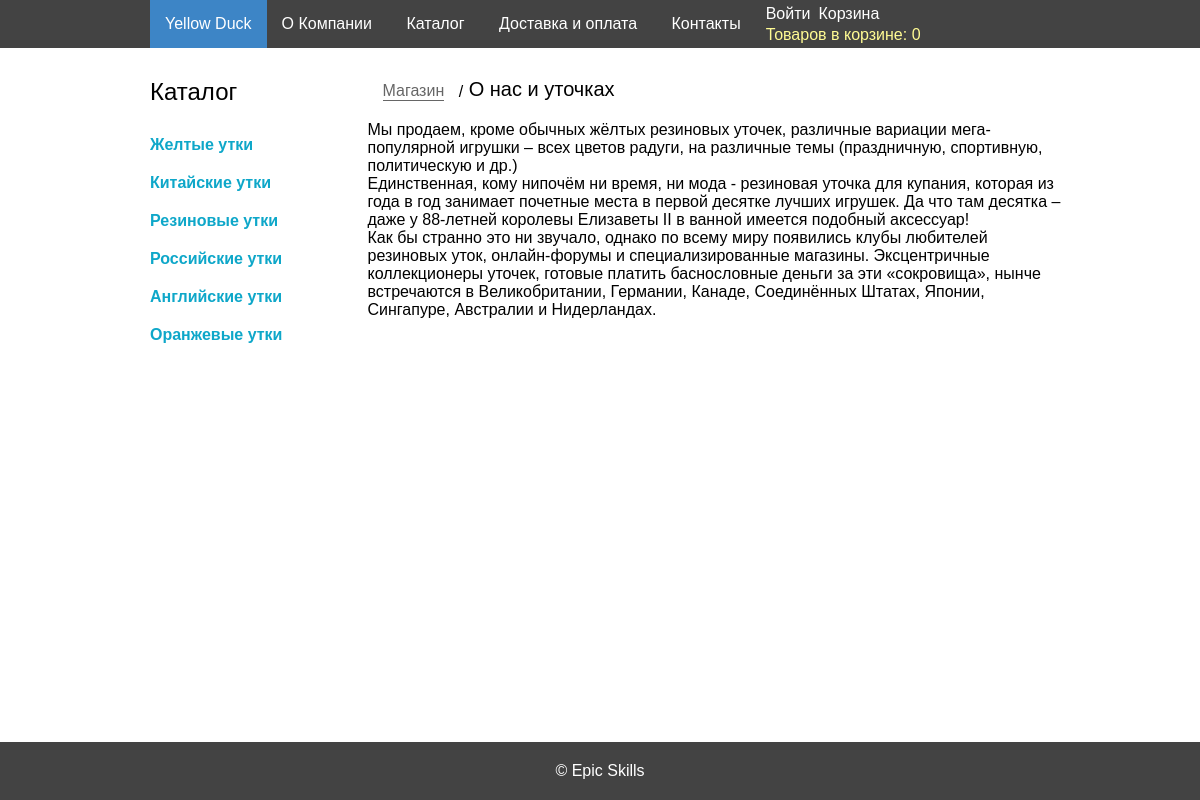
The app's page /company, older data.
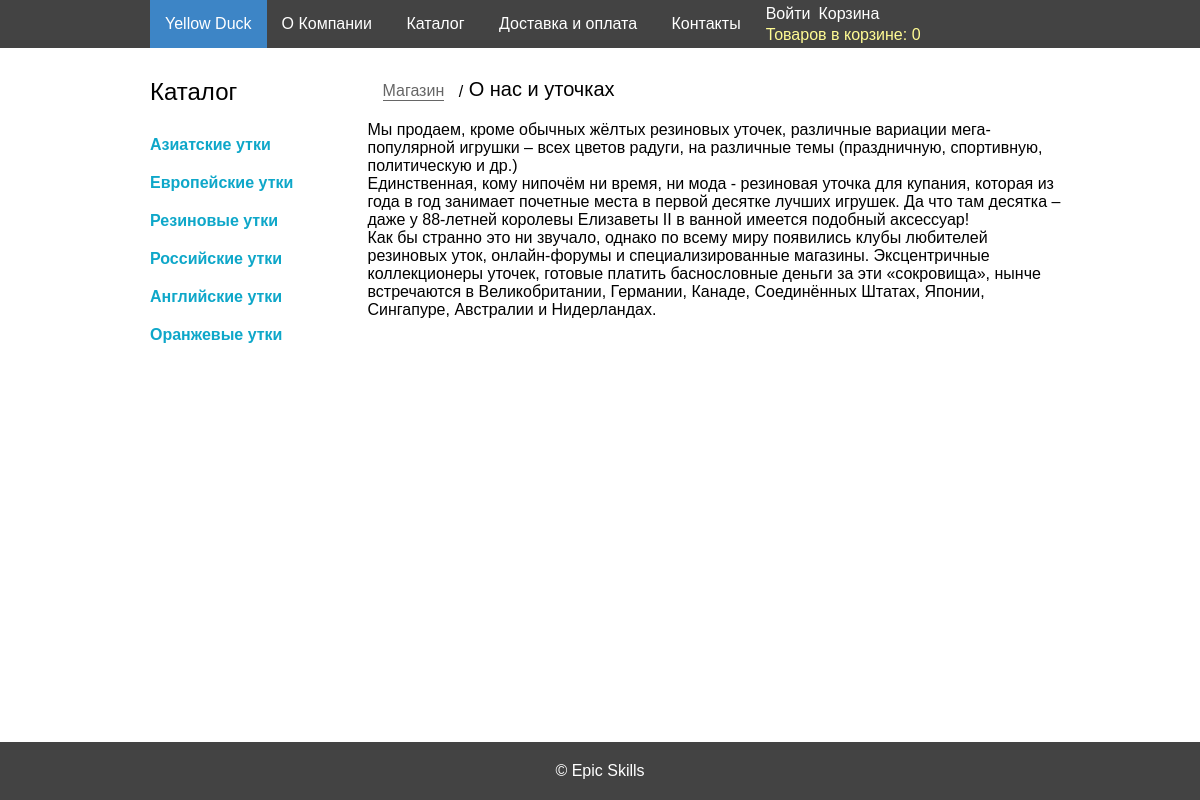
The same page, newer data.
### tables this page shows
CREATE TABLE `categories` ( 
	`id` Int( 11 ) AUTO_INCREMENT NOT NULL, 
	`title` VarChar( 255 ) NOT NULL,
	 PRIMARY KEY ( `id` )
 )
CHARACTER SET = utf8
COLLATE = utf8_general_ci;

### src/autoload.php (called while the page is built, shortened)
<?php
function autoload($className) {
    $src_path = __DIR__ . '/../src/';
    $className = ltrim($className, '\\');
    $fileName  = '';
    if ($lastNsPos = strrpos($className, '\\')) {
        $namespace = substr($className, 0, $lastNsPos);
        $className = substr($className, $lastNsPos + 1);
        $fileName  = str_replace('\\', DIRECTORY_SEPARATOR, $namespace) . DIRECTORY_SEPARATOR;
    }
    $fileName .= str_replace('_', DIRECTORY_SEPARATOR, $className) . '.php';
}

### src/App/DB/Connection.php (called while the page is built, shortened)
<?php
class Connection {
    private $connection;
    public function __construct($username,$password) {
        try {
            $this->connection = new \PDO(
                'mysql:host=localhost;dbname=duck_store;charset=utf8',
                $username,
                $password
            );
        } catch (\Exception $e) {
            die($e->getMessage());
        }
    }
    public function prepare($sql) {
        return $this->connection->prepare($sql);
    }
}

### src/App/DB/Categories.php (called while the page is built, shortened)
<?php
class Categories {
    public static function getAll(Connection $connection) {
        $cat_stmt = $connection->prepare("SELECT * FROM `categories`");
        $cat_stmt->execute();
        return $cat_stmt->fetchAll(\PDO::FETCH_ASSOC);
    }
}

### src/templates/_menu.php (the view, shortened to what this page needs)
<aside class="column column3">
	<h2>Каталог</h2>
	<ul class="categories">
        <?php
        foreach ($categories as $_category) {
            echo "<li><a href='"
                . \App\Utilities\Options::URL
                . "/category/?id="
                . $_category['id'] . "'>"
                . $_category['title'] . "</a></li>";
        }
        ?>
	</ul>
</aside>

Row changes from the older to the newer data that the page shows:
changed categories: title "Желтые утки" → "Азиатские утки"
changed categories: title "Китайские утки" → "Европейские утки"
